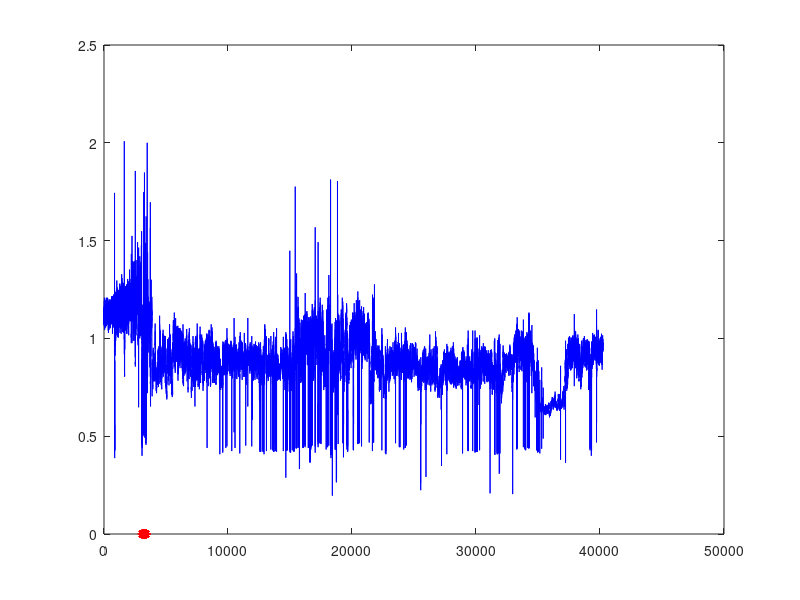

Source code (MATLAB): (Note: this script raises an error after producing the figure.)
%% Import Training Data
clear all;

AFDB1 = load('AF_RR_intervals/afdb_1.mat');
DataVector{1} = AFDB1;
AFDB2 = load('AF_RR_intervals/afdb_2.mat');
DataVector{2} = AFDB2;
AFDB3 = load('AF_RR_intervals/afdb_3.mat');
DataVector{3} = AFDB3;
AFDB4 = load('AF_RR_intervals/afdb_4.mat');
DataVector{4} = AFDB4;
AFDB5 = load('AF_RR_intervals/afdb_5.mat');
DataVector{5} = AFDB5;
AFDB6 = load('AF_RR_intervals/afdb_6.mat');
DataVector{6} = AFDB6;
AFDB7 = load('AF_RR_intervals/afdb_7.mat');
DataVector{7} = AFDB7;

%% Visualize data
figure(1)
plot(AFDB1.rr, 'b')
hold on;
for iter = 1:size((AFDB1.targetsRR),2)
    if(AFDB1.targetsRR(iter) == 1)
        plot(iter,0, 'r*')
    end
        
end
hold off
%% Run detector and evaluate


% Create Detector with training data;
window = 5;
AFDetector = AFibDetector([AFDB1,AFDB2, AFDB3, AFDB4], window);

% Test detector with all the data;


OutputRR = {1:7};

for j = 1:7 
  OutputRR{j} = AFibTesting(AFDetector,DataVector{j});
    
end


%% Evaluate

